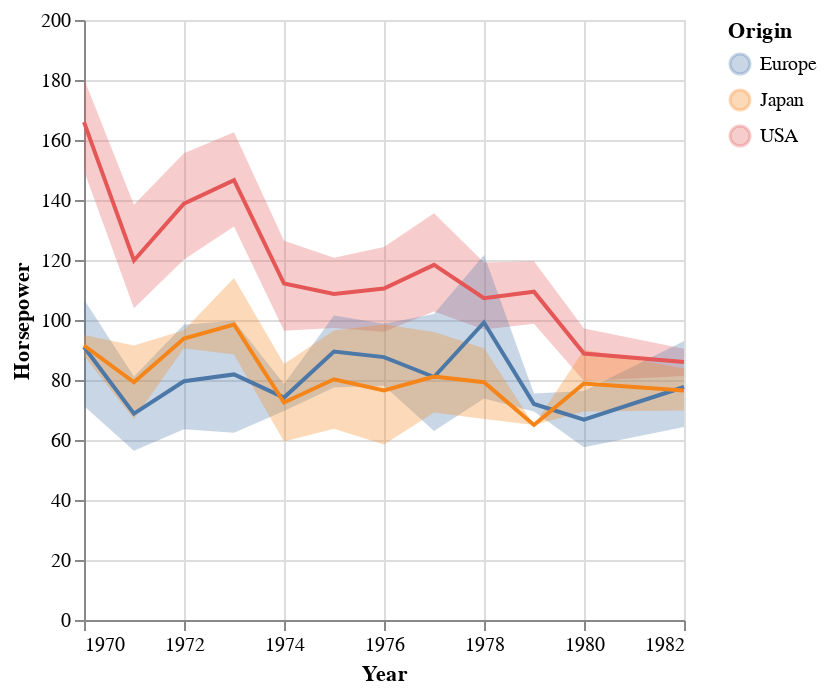

The notebook cell saved with this chart:
### Markdown cell above
We can add in the mean line.

### Code cell
points.mark_errorband(extent='ci') + points.encode(y='mean(Horsepower)').mark_line()

### Figure 1 — Vega specification as saved in the notebook (floating-point values rounded to 4 significant figures; data arrays with more than 128 entries replaced by an {"elided": "..."} marker saying what was removed)
{"$schema": "https://vega.github.io/schema/vega/v5.json", "data": [{"name": "source_0", "values": {"elided": "406 records"}, "transform": [{"type": "formula", "expr": "toDate(datum['Year'])", "as": "Year"}]}, {"name": "data_0", "source": "source_0", "transform": [{"type": "aggregate", "groupby": ["Origin", "Year"], "fields": ["Horsepower", "Horsepower", "Horsepower"], "ops": ["ci0", "ci1", "mean"], "as": ["lower_Horsepower", "upper_Horsepower", "center_Horsepower"]}]}, {"name": "data_1", "values": [{"Year": "1970-01-01T00:00:00.000", "Origin": "USA", "mean_Horsepower": 166.0}, {"Year": "1970-01-01T00:00:00.000", "Origin": "Europe", "mean_Horsepower": 91.0}, {"Year": "1970-01-01T00:00:00.000", "Origin": "Japan", "mean_Horsepower": 91.5}, {"Year": "1971-01-01T00:00:00.000", "Origin": "Japan", "mean_Horsepower": 79.25}, {"Year": "1971-01-01T00:00:00.000", "Origin": "USA", "mean_Horsepower": 119.8}, {"Year": "1971-01-01T00:00:00.000", "Origin": "Europe", "mean_Horsepower": 68.8}, {"Year": "1972-01-01T00:00:00.000", "Origin": "Japan", "mean_Horsepower": 93.8}, {"Year": "1972-01-01T00:00:00.000", "Origin": "USA", "mean_Horsepower": 138.8}, {"Year": "1972-01-01T00:00:00.000", "Origin": "Europe", "mean_Horsepower": 79.6}, {"Year": "1973-01-01T00:00:00.000", "Origin": "USA", "mean_Horsepower": 146.6}, {"Year": "1973-01-01T00:00:00.000", "Origin": "Europe", "mean_Horsepower": 81.86}, {"Year": "1973-01-01T00:00:00.000", "Origin": "Japan", "mean_Horsepower": 98.5}, {"Year": "1974-01-01T00:00:00.000", "Origin": "USA", "mean_Horsepower": 112.1}, {"Year": "1974-01-01T00:00:00.000", "Origin": "Japan", "mean_Horsepower": 72.5}, {"Year": "1974-01-01T00:00:00.000", "Origin": "Europe", "mean_Horsepower": 74.17}, {"Year": "1975-01-01T00:00:00.000", "Origin": "USA", "mean_Horsepower": 108.7}, {"Year": "1975-01-01T00:00:00.000", "Origin": "Japan", "mean_Horsepower": 80.25}, {"Year": "1975-01-01T00:00:00.000", "Origin": "Europe", "mean_Horsepower": 89.5}, {"Year": "1976-01-01T00:00:00.000", "Origin": "Europe", "mean_Horsepower": 87.62}, {"Year": "1976-01-01T00:00:00.000", "Origin": "USA", "mean_Horsepower": 110.5}, {"Year": "1976-01-01T00:00:00.000", "Origin": "Japan", "mean_Horsepower": 76.5}, {"Year": "1977-01-01T00:00:00.000", "Origin": "Japan", "mean_Horsepower": 81.17}, {"Year": "1977-01-01T00:00:00.000", "Origin": "USA", "mean_Horsepower": 118.4}, {"Year": "1977-01-01T00:00:00.000", "Origin": "Europe", "mean_Horsepower": 81.0}, {"Year": "1978-01-01T00:00:00.000", "Origin": "Europe", "mean_Horsepower": 99.17}, {"Year": "1978-01-01T00:00:00.000", "Origin": "USA", "mean_Horsepower": 107.3}, {"Year": "1978-01-01T00:00:00.000", "Origin": "Japan", "mean_Horsepower": 79.25}, {"Year": "1979-01-01T00:00:00.000", "Origin": "USA", "mean_Horsepower": 109.4}, {"Year": "1979-01-01T00:00:00.000", "Origin": "Europe", "mean_Horsepower": 72.0}, {"Year": "1979-01-01T00:00:00.000", "Origin": "Japan", "mean_Horsepower": 65.0}, {"Year": "1980-01-01T00:00:00.000", "Origin": "Europe", "mean_Horsepower": 66.75}, {"Year": "1980-01-01T00:00:00.000", "Origin": "Japan", "mean_Horsepower": 78.85}, {"Year": "1980-01-01T00:00:00.000", "Origin": "USA", "mean_Horsepower": 88.83}, {"Year": "1982-01-01T00:00:00.000", "Origin": "USA", "mean_Horsepower": 85.97}, {"Year": "1982-01-01T00:00:00.000", "Origin": "Japan", "mean_Horsepower": 76.48}, {"Year": "1982-01-01T00:00:00.000", "Origin": "Europe", "mean_Horsepower": 77.67}], "transform": [{"type": "formula", "expr": "toDate(datum['Year'])", "as": "Year"}]}, {"name": "data_0_color_domain_Origin_0", "source": "data_0", "transform": [{"type": "aggregate", "groupby": ["Origin"], "fields": [], "ops": [], "as": []}, {"type": "formula", "expr": "datum['Origin']", "as": "sort_field"}, {"type": "project", "fields": ["Origin"]}]}, {"name": "data_1_color_domain_Origin_1", "values": [{"Origin": "USA"}, {"Origin": "Europe"}, {"Origin": "Japan"}]}], "marks": [{"type": "group", "name": "layer_0_layer_0_pathgroup", "from": {"facet": {"data": "data_0", "name": "faceted_path_layer_0_layer_0_main", "groupby": ["Origin"]}}, "encode": {"update": {"height": {"field": {"signal": null, "datum": null, "group": "height", "parent": null}}, "width": {"field": {"signal": null, "datum": null, "group": "width", "parent": null}}}}, "marks": [{"type": "area", "name": "layer_0_layer_0_marks", "from": {"data": "faceted_path_layer_0_layer_0_main"}, "sort": {"field": "x"}, "encode": {"update": {"y2": {"field": "upper_Horsepower", "scale": "y"}, "fill": {"field": "Origin", "scale": "color"}, "tooltip": {"signal": "{\"Ci1 of Horsepower\": format(datum[\"upper_Horsepower\"], \"\"), \"Ci0 of Horsepower\": format(datum[\"lower_Horsepower\"], \"\"), \"Mean of Horsepower\": format(datum[\"center_Horsepower\"], \"\"), \"Origin\": isValid(datum[\"Origin\"]) ? datum[\"Origin\"] : \"\"+datum[\"Origin\"], \"Year\": timeFormat(datum[\"Year\"], '%b %d, %Y')}"}, "defined": {"signal": "isValid(datum[\"Year\"]) && isFinite(+datum[\"Year\"]) && isValid(datum[\"lower_Horsepower\"]) && isFinite(+datum[\"lower_Horsepower\"])"}, "x": {"field": "Year", "scale": "x"}, "y": {"field": "lower_Horsepower", "scale": "y"}, "opacity": {"value": 0.3}, "orient": {"value": "vertical"}}}, "style": ["area", "errorband-band"]}]}, {"type": "group", "name": "layer_1_pathgroup", "from": {"facet": {"data": "data_1", "name": "faceted_path_layer_1_main", "groupby": ["Origin"]}}, "encode": {"update": {"height": {"field": {"signal": null, "datum": null, "group": "height", "parent": null}}, "width": {"field": {"signal": null, "datum": null, "group": "width", "parent": null}}}}, "marks": [{"type": "line", "name": "layer_1_marks", "from": {"data": "faceted_path_layer_1_main"}, "sort": {"field": "x"}, "encode": {"update": {"x": {"field": "Year", "scale": "x"}, "defined": {"signal": "isValid(datum[\"Year\"]) && isFinite(+datum[\"Year\"]) && isValid(datum[\"mean_Horsepower\"]) && isFinite(+datum[\"mean_Horsepower\"])"}, "stroke": {"field": "Origin", "scale": "color"}, "y": {"field": "mean_Horsepower", "scale": "y"}}}, "style": ["line"]}]}], "scales": [{"name": "x", "type": "time", "domain": {"fields": [{"data": "data_0", "field": "Year"}, {"data": "data_1", "field": "Year"}]}, "range": [0, {"signal": "width"}]}, {"name": "y", "type": "linear", "domain": {"fields": [{"data": "data_0", "field": "lower_Horsepower"}, {"data": "data_0", "field": "upper_Horsepower"}, {"data": "data_1", "field": "mean_Horsepower"}]}, "range": [{"signal": "height"}, 0], "zero": true, "nice": true}, {"name": "color", "type": "ordinal", "domain": {"fields": [{"data": "data_0_color_domain_Origin_0", "field": "Origin"}, {"data": "data_1_color_domain_Origin_1", "field": "Origin"}], "sort": true}, "range": "category"}], "axes": [{"scale": "x", "gridScale": "y", "minExtent": 0, "aria": false, "maxExtent": 0, "labels": false, "orient": "bottom", "zindex": 0, "tickCount": {"signal": "ceil(width/40)"}, "domain": false, "grid": true, "ticks": false}, {"scale": "y", "orient": "left", "minExtent": 0, "zindex": 0, "domain": false, "grid": true, "maxExtent": 0, "gridScale": "x", "aria": false, "ticks": false, "tickCount": {"signal": "ceil(height/40)"}, "labels": false}, {"scale": "x", "orient": "bottom", "labelFlush": true, "labelOverlap": true, "tickCount": {"signal": "ceil(width/40)"}, "zindex": 0, "title": "Year", "grid": false}, {"scale": "y", "orient": "left", "grid": false, "tickCount": {"signal": "ceil(height/40)"}, "zindex": 0, "title": "Horsepower", "labelOverlap": true}], "padding": 5, "width": 300, "background": "white", "style": "cell", "height": 300, "legends": [{"fill": "color", "symbolType": "circle", "title": "Origin", "encode": {"symbols": {"update": {"opacity": {"value": 0.3}}}}, "stroke": "color"}]}
